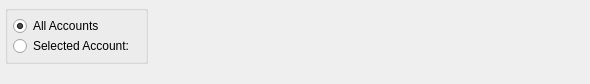
<?xml version="1.0" encoding="UTF-8"?>
<ui version="4.0">
 <comment>This file is part of the xTuple ERP: PostBooks Edition, a free and
open source Enterprise Resource Planning software suite,
Copyright (c) 1999-2019 by OpenMFG LLC, d/b/a xTuple.
It is licensed to you under the Common Public Attribution License
version 1.0, the full text of which (including xTuple-specific Exhibits)
is available at www.xtuple.com/CPAL.  By using this software, you agree
to be bound by its terms.</comment>
 <class>dspInvoiceRegister</class>
 <widget class="QWidget" name="dspInvoiceRegister">
  <property name="geometry">
   <rect>
    <x>0</x>
    <y>0</y>
    <width>590</width>
    <height>84</height>
   </rect>
  </property>
  <property name="windowTitle">
   <string>Invoice Register</string>
  </property>
  <layout class="QHBoxLayout" name="horizontalLayout">
   <item>
    <layout class="QVBoxLayout">
     <property name="spacing">
      <number>0</number>
     </property>
     <item>
      <widget class="QGroupBox" name="_accountGroup">
       <property name="title">
        <string/>
       </property>
       <layout class="QVBoxLayout">
        <property name="spacing">
         <number>0</number>
        </property>
        <property name="margin">
         <number>5</number>
        </property>
        <item>
         <widget class="QRadioButton" name="_allAccounts">
          <property name="text">
           <string>All Accounts</string>
          </property>
          <property name="checked">
           <bool>true</bool>
          </property>
         </widget>
        </item>
        <item>
         <layout class="QHBoxLayout">
          <property name="spacing">
           <number>5</number>
          </property>
          <item>
           <widget class="QRadioButton" name="_selectedAccount">
            <property name="text">
             <string>Selected Account:</string>
            </property>
           </widget>
          </item>
          <item>
           <widget class="GLCluster" name="_account">
            <property name="enabled">
             <bool>false</bool>
            </property>
           </widget>
          </item>
         </layout>
        </item>
       </layout>
      </widget>
     </item>
     <item>
      <spacer>
       <property name="orientation">
        <enum>Qt::Vertical</enum>
       </property>
       <property name="sizeType">
        <enum>QSizePolicy::Expanding</enum>
       </property>
       <property name="sizeHint" stdset="0">
        <size>
         <width>20</width>
         <height>0</height>
        </size>
       </property>
      </spacer>
     </item>
    </layout>
   </item>
   <item>
    <layout class="QVBoxLayout">
     <property name="spacing">
      <number>0</number>
     </property>
     <item>
      <widget class="DateCluster" name="_dates"/>
     </item>
     <item>
      <spacer name="verticalSpacer">
       <property name="orientation">
        <enum>Qt::Vertical</enum>
       </property>
       <property name="sizeHint" stdset="0">
        <size>
         <width>20</width>
         <height>0</height>
        </size>
       </property>
      </spacer>
     </item>
    </layout>
   </item>
   <item>
    <spacer>
     <property name="orientation">
      <enum>Qt::Horizontal</enum>
     </property>
     <property name="sizeType">
      <enum>QSizePolicy::Expanding</enum>
     </property>
     <property name="sizeHint" stdset="0">
      <size>
       <width>13</width>
       <height>20</height>
      </size>
     </property>
    </spacer>
   </item>
  </layout>
 </widget>
 <layoutdefault spacing="5" margin="5"/>
 <customwidgets>
  <customwidget>
   <class>DateCluster</class>
   <extends>QWidget</extends>
   <header>datecluster.h</header>
   <container>1</container>
  </customwidget>
  <customwidget>
   <class>GLCluster</class>
   <extends>QWidget</extends>
   <header>glcluster.h</header>
  </customwidget>
 </customwidgets>
 <tabstops>
  <tabstop>_allAccounts</tabstop>
  <tabstop>_selectedAccount</tabstop>
  <tabstop>_account</tabstop>
  <tabstop>_dates</tabstop>
 </tabstops>
 <resources/>
 <connections>
  <connection>
   <sender>_selectedAccount</sender>
   <signal>toggled(bool)</signal>
   <receiver>_account</receiver>
   <slot>setEnabled(bool)</slot>
   <hints>
    <hint type="sourcelabel">
     <x>20</x>
     <y>20</y>
    </hint>
    <hint type="destinationlabel">
     <x>20</x>
     <y>20</y>
    </hint>
   </hints>
  </connection>
 </connections>
</ui>
